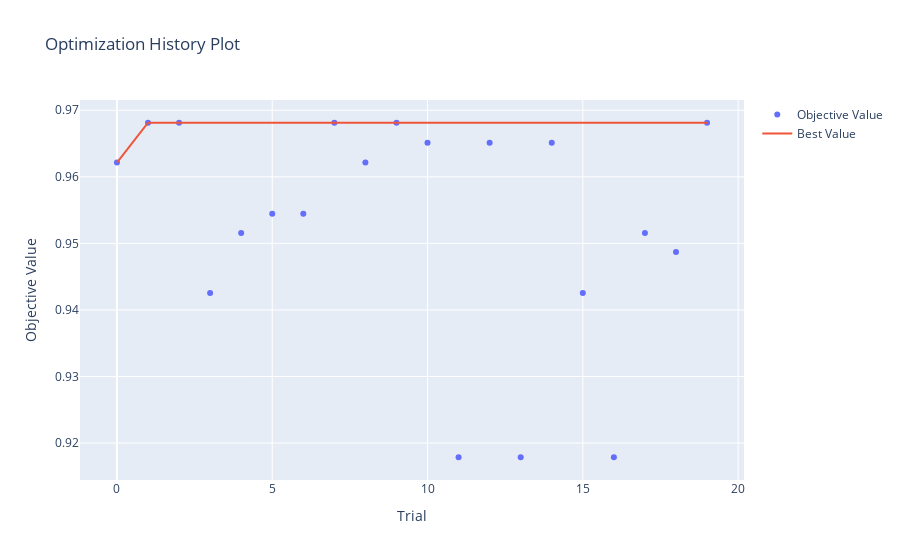

The notebook cell this image was saved under:
### Code cell
optuna.visualization.plot_optimization_history(study)

### Figure 1 — Plotly figure (JSON) as saved in the notebook; plotly's stock layout.template omitted (floating-point values rounded to 4 significant figures)
{"data": [{"mode": "markers", "name": "Objective Value", "type": "scatter", "x": [0, 1, 2, 3, 4, 5, 6, 7, 8, 9, 10, 11, 12, 13, 14, 15, 16, 17, 18, 19], "y": [0.9621, 0.9681, 0.9681, 0.9425, 0.9516, 0.9544, 0.9544, 0.9681, 0.9621, 0.9681, 0.9651, 0.9179, 0.9651, 0.9179, 0.9651, 0.9425, 0.9179, 0.9516, 0.9487, 0.9681]}, {"mode": "lines", "name": "Best Value", "type": "scatter", "x": [0, 1, 2, 3, 4, 5, 6, 7, 8, 9, 10, 11, 12, 13, 14, 15, 16, 17, 18, 19], "y": [0.9621, 0.9681, 0.9681, 0.9681, 0.9681, 0.9681, 0.9681, 0.9681, 0.9681, 0.9681, 0.9681, 0.9681, 0.9681, 0.9681, 0.9681, 0.9681, 0.9681, 0.9681, 0.9681, 0.9681]}, {"marker": {"color": "#cccccc"}, "mode": "markers", "name": "Infeasible Trial", "showlegend": false, "type": "scatter", "x": [], "y": []}], "layout": {"title": {"text": "Optimization History Plot"}, "xaxis": {"title": {"text": "Trial"}}, "yaxis": {"title": {"text": "Objective Value"}}}}
